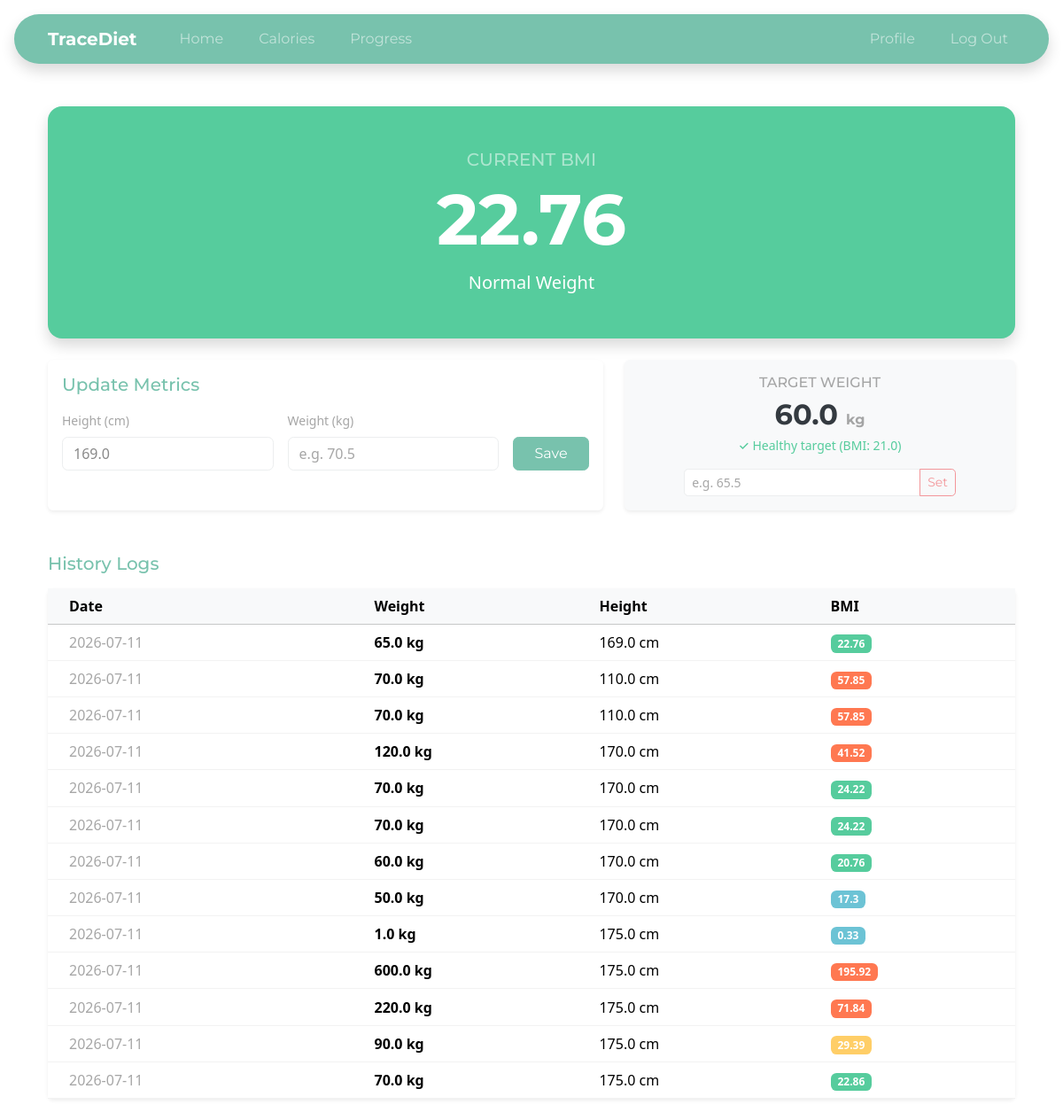
Page /progress (signed in) on the committed database.
### tables this page shows
CREATE TABLE body_logs (
    id INTEGER PRIMARY KEY AUTOINCREMENT,
    user_id INTEGER NOT NULL,
    weight REAL NOT NULL,
    height REAL NOT NULL,
    bmi REAL NOT NULL,
    date DATE DEFAULT CURRENT_DATE,
    FOREIGN KEY (user_id) REFERENCES users (id)
);

CREATE TABLE user_goals (
    user_id INTEGER PRIMARY KEY,
    target_weight REAL,
    daily_calorie_target INTEGER,
    FOREIGN KEY (user_id) REFERENCES users (id)
);

### app.py (the view)
@app.route("/progress", methods=["GET", "POST"])
def progress():
    if not session.get("user_id"):
        flash("Please log in to view your body metrics.", "danger")
        return redirect("/login")
    user_id = session["user_id"]
    if request.method == "POST":
        weight_str = request.form.get("weight")
        height_str = request.form.get("height")
        target_weight_str = request.form.get("target_weight")
        if weight_str and height_str:
            try:
                weight = float(weight_str)
                height = float(height_str)
            except ValueError:
                flash("Please enter valid numbers.", "danger")
                return redirect("/progress")
            if weight <= 0 or height <= 0:
                flash("Weight and height must be positive numbers.", "danger")
                return redirect("/progress")
            height_m = height / 100.0
            bmi = round(weight / (height_m**2), 2)
            db.execute(
                "INSERT INTO body_logs (user_id, weight, height, bmi, date) VALUES (?, ?, ?, ?, CURRENT_DATE)",
                user_id,
                weight,
                height,
                bmi,
            )
            flash(f"Log added successfully! Your BMI is {bmi}.", "success")
            return redirect("/progress")
        elif target_weight_str:
            try:
                target_weight = float(target_weight_str)
            except ValueError:
                flash("Please enter a valid target weight.", "danger")
                return redirect("/progress")
            if target_weight <= 0:
                flash("Target weight must be positive.", "danger")
                return redirect("/progress")
            existing_goal = db.execute(
                "SELECT * FROM user_goals WHERE user_id = ?", user_id
            )
            if existing_goal:
                db.execute(
                    "UPDATE user_goals SET target_weight = ? WHERE user_id = ?",
                    target_weight,
                    user_id,
                )
            else:
                db.execute(
                    "INSERT INTO user_goals (user_id, target_weight, daily_calorie_target) VALUES (?, ?, 0)",
                    user_id,
                    target_weight,
                )
            flash("Target weight updated successfully!", "success")
            return redirect("/progress")
        else:
            flash("Invalid submission.", "danger")
            return redirect("/progress")
    else:
        logs = db.execute(
            "SELECT * FROM body_logs WHERE user_id = ? ORDER BY date DESC, id DESC",
            user_id,
        )
        latest_log = logs[0] if len(logs) > 0 else None
        goals = db.execute("SELECT * FROM user_goals WHERE user_id = ?", user_id)
        goal = goals[0] if len(goals) > 0 else None
        return render_template(
            "progress.html", logs=logs, latest_log=latest_log, goal=goal
        )

### templates/progress.html (shortened to what this page needs)
{% extends "layout.html" %}
{% block main %}
<div class="container">
    {% set bg_color = 'bg-secondary' %}
    {% set status_text = 'No Data' %}
    {% if latest_log %}
    {% if latest_log.bmi < 18.5 %} {% set bg_color='bg-info' %} {% set status_text='Underweight' %} {% elif
        latest_log.bmi < 25 %} {% set bg_color='bg-success' %} {% set status_text='Normal Weight' %} {% elif
        latest_log.bmi < 30 %} {% set bg_color='bg-warning' %} {% set status_text='Overweight' %} {% else %} {% set
        bg_color='bg-danger' %} {% set status_text='Obese' %} {% endif %} {% endif %} <div
        class="card {{ bg_color }} text-white text-center shadow border-0 rounded-4 mb-4">
        <div class="card-body py-5">
            <h5 class="text-white-50 text-uppercase tracking-wide mb-2">Current BMI</h5>
            {% if latest_log %}
            <h1 class="display-1 fw-bold mb-0">{{ latest_log.bmi }}</h1>
            <p class="lead mt-2 mb-0 fw-medium">{{ status_text }}</p>
            {% else %}
            <h1 class="display-1 fw-bold mb-0">--</h1>
            <p class="lead mt-2 mb-0 fw-medium">Add your first measurement below</p>
            {% endif %}
        </div>
</div>
<div class="row mb-5">
    <div class="col-md-7 mb-3 mb-md-0">
        <div class="card shadow-sm h-100 border-0">
            <div class="card-body">
                <h5 class="card-title text-primary mb-3">Update Metrics</h5>
                <form action="/progress" method="post" class="row g-3 align-items-end">
                    <div class="col-sm-5">
                        <label class="form-label small text-muted">Height (cm)</label>
                        <input type="number" step="0.1" class="form-control" name="height" placeholder="e.g. 175"
                            value="{{ latest_log.height if latest_log else '' }}" required>
                    </div>
                    <div class="col-sm-5">
                        <label class="form-label small text-muted">Weight (kg)</label>
                        <input type="number" step="0.1" class="form-control" name="weight" placeholder="e.g. 70.5"
                            required>
                    </div>
                    <div class="col-sm-2 d-grid">
                        <button type="submit" class="btn btn-primary">Save</button>
                    </div>
                </form>
            </div>
        </div>
    </div>
    <div class="col-md-5">
        <div class="card shadow-sm h-100 border-0 bg-light">
            <div class="card-body d-flex flex-column justify-content-center align-items-center text-center">
                <h6 class="text-muted text-uppercase mb-2">Target Weight</h6>
                {% if goal and goal.target_weight %}
                <h2 class="text-dark fw-bold mb-1">{{ goal.target_weight }} <span class="fs-6 text-muted">kg</span></h2>
                {% if latest_log and latest_log.height %}
                {% set target_bmi = (goal.target_weight / ((latest_log.height / 100) ** 2)) | round(1) %}
                {% if target_bmi < 18.5 %} <p class="text-danger small fw-medium mb-3">
                    ⚠️ Unhealthy target (Underweight BMI: {{ target_bmi }})
                    </p>
                    {% elif target_bmi >= 25 %}
                    <p class="text-danger small fw-medium mb-3">
                        ⚠️ Unhealthy target (Overweight BMI: {{ target_bmi }})
                    </p>
                    {% else %}
                    <p class="text-success small fw-medium mb-3">
                        ✓ Healthy target (BMI: {{ target_bmi }})
                    </p>
                    {% endif %}
                    {% else %}
                    <p class="text-muted small mb-3">Enter your height to see target health.</p>
                    {% endif %}
                    {% else %}
                    <p class="text-muted small mb-3">You haven't set a goal yet.</p>
                    {% endif %}
                    <form action="/progress" method="post" class="input-group input-group-sm w-75">
                        <input type="number" step="0.1" class="form-control" name="target_weight"
                            placeholder="e.g. 65.5" required>
                        <button class="btn btn-outline-secondary" type="submit">Set</button>
                    </form>
            </div>
        </div>
    </div>
</div>
<h5 class="text-primary mb-3">History Logs</h5>
<div class="card shadow-sm border-0">
    <div class="table-responsive">
        <table class="table table-hover align-middle mb-0">
            <thead class="table-light">
                <tr>
                    <th class="ps-4">Date</th>
                    <th>Weight</th>
                    <th>Height</th>
                    <th>BMI</th>
                </tr>
            </thead>
            <tbody>
                {% if logs %}
                {% for log in logs %}
                <tr>
                    <td class="ps-4 text-muted">{{ log.date }}</td>
                    <td class="fw-bold">{{ log.weight }} kg</td>
                    <td>{{ log.height }} cm</td>
                    <td>
                        <span class="badge
                                    {% if log.bmi < 18.5 %}bg-info
                                    {% elif log.bmi < 25 %}bg-success
                                    {% elif log.bmi < 30 %}bg-warning
                                    {% else %}bg-danger{% endif %}">
                            {{ log.bmi }}
                        </span>
                    </td>
                </tr>
                {% endfor %}
                {% else %}
                <tr>
                    <td colspan="4" class="text-center text-muted py-4">No logs found. Start by adding
                        your metrics above.</td>
                </tr>
                {% endif %}
            </tbody>
        </table>
    </div>
</div>
</div>
{% endblock %}

### rows in the picture
body_logs: bmi "22.76", height "169.0", date "2026-07-11", weight "65.0"
user_goals: target_weight "60.0"
body_logs: date "2026-07-11", weight "70.0", height "110.0", bmi "57.85"
body_logs: date "2026-07-11", weight "70.0", height "110.0", bmi "57.85"
body_logs: date "2026-07-11", weight "120.0", height "170.0", bmi "41.52"
body_logs: date "2026-07-11", weight "70.0", height "170.0", bmi "24.22"
body_logs: date "2026-07-11", weight "70.0", height "170.0", bmi "24.22"
body_logs: date "2026-07-11", weight "60.0", height "170.0", bmi "20.76"
body_logs: date "2026-07-11", weight "50.0", height "170.0", bmi "17.3"
body_logs: date "2026-07-11", weight "1.0", height "175.0", bmi "0.33"
body_logs: date "2026-07-11", weight "600.0", height "175.0", bmi "195.92"
body_logs: date "2026-07-11", weight "220.0", height "175.0", bmi "71.84"
body_logs: date "2026-07-11", weight "90.0", height "175.0", bmi "29.39"
body_logs: date "2026-07-11", weight "70.0", height "175.0", bmi "22.86"

### other values in the picture
{{ status_text }} "Normal Weight"
{{ target_bmi }} "21.0"
